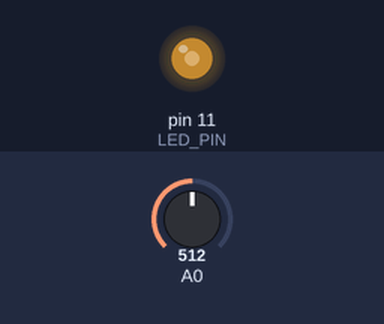
This sketch was run on a simulated Arduino Uno, built with avr-gcc and run on an emulated ATmega328P. On the bench: output pins drawn as LEDs (lit = HIGH). Inputs (shaded band) come from the test bench; at power-on: A0 = 512.

Above: at 1.2 s.
1.3 s: A0 set to 716
At 2.5 s:
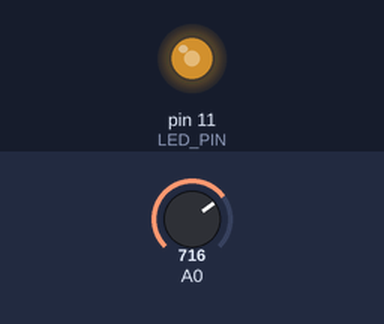
2.8 s: A0 set to 1023
At 4.0 s:
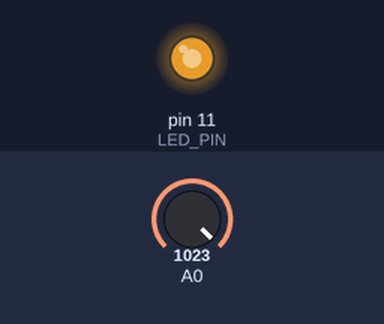
4.3 s: A0 set to 40
At 5.2 s:
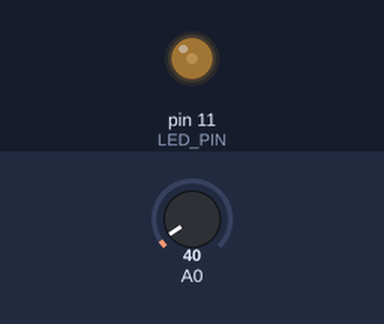
Timing chart, 0 to 7.3 s (numbered marks = the images above; inputs shaded):
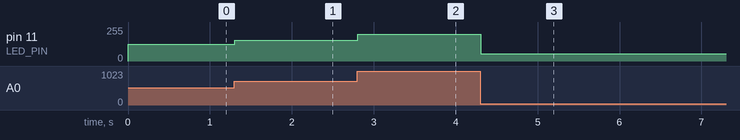

Measured:
- after the input at 1.3 s, pin 11 (LED_PIN): 125/255 → 154/255 at once
- after the input at 2.8 s, pin 11 (LED_PIN): 154/255 → 200/255 at once
- after the input at 4.3 s, pin 11 (LED_PIN): 200/255 → 55/255 at once

The sketch:

prog1_ex0402.ino
```cpp
/*prog1_ex0402 可変抵抗器でLEDの明るさ調整 ver.2*/
#define LED_PIN 11        //LEDが刺さっているピン
#define DUTY_MIN 50       //デューティー比の最小値（０－２５５）
#define DUTY_MAX 200      //デューティー比の最大値（０－２５５）

int volt_r=0;             //可変抵抗器の両端電圧を保管する場所
float duty=0.0;           // デューティー比（０．０－１．０）
void setup() {
  // put your setup code here, to run once:
pinMode(LED_PIN,OUTPUT);
}

void loop() {
  // put your main code here, to run repeatedly:
volt_r=analogRead(A0);　　　　　　　　　　　　　　　　　　　　　　　　//可変抵抗器の電圧を読み取り
duty=(float)(DUTY_MAX-DUTY_MIN)*volt_r/1023.0+DUTY_MIN;      //電圧をDUTYに変換
analogWrite(LED_PIN,(int)duty);                              //可変抵抗器の電圧に応じてLEDの明るさを設定
delay(100);
}
```
